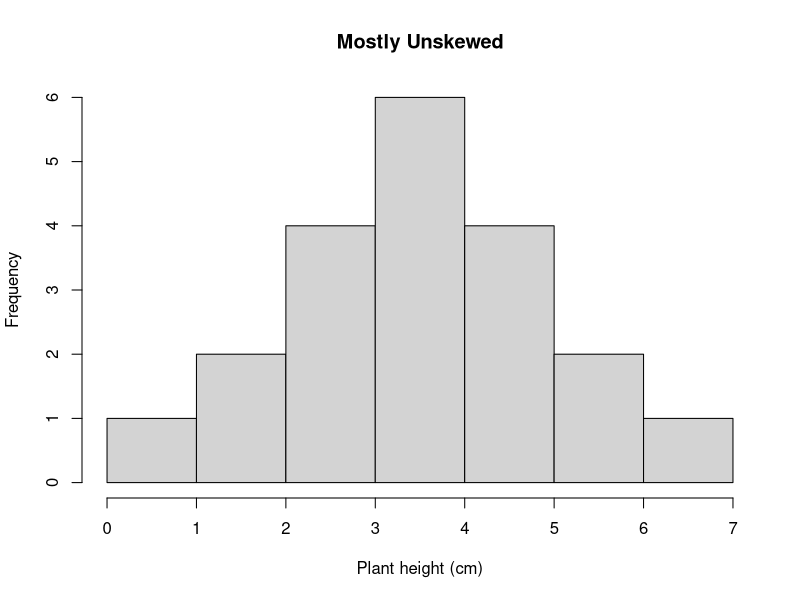
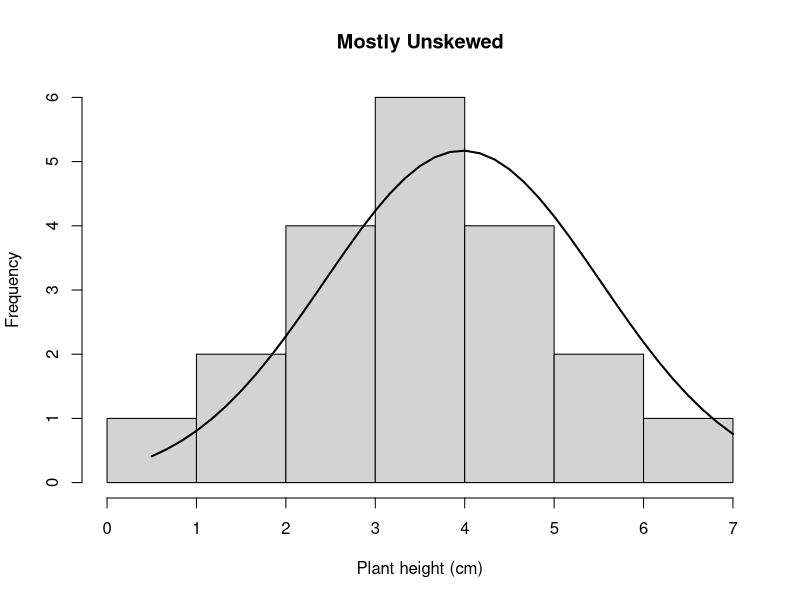
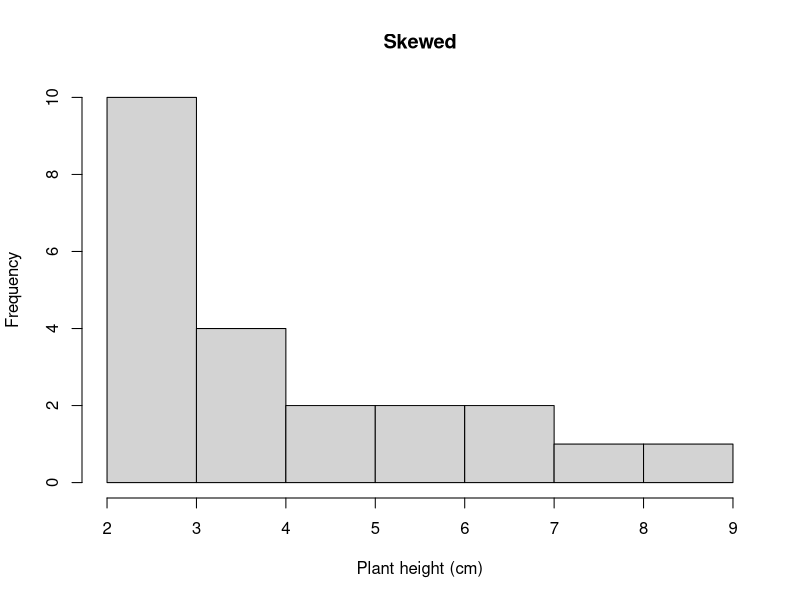
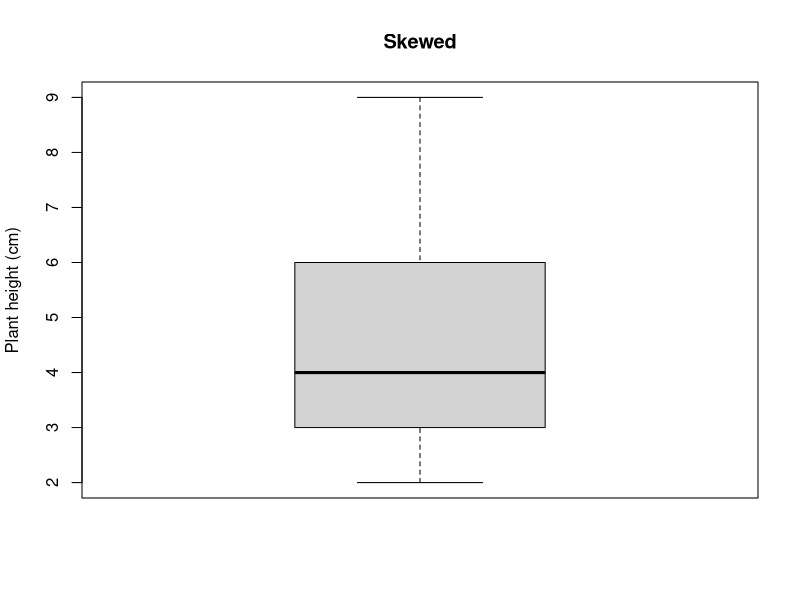
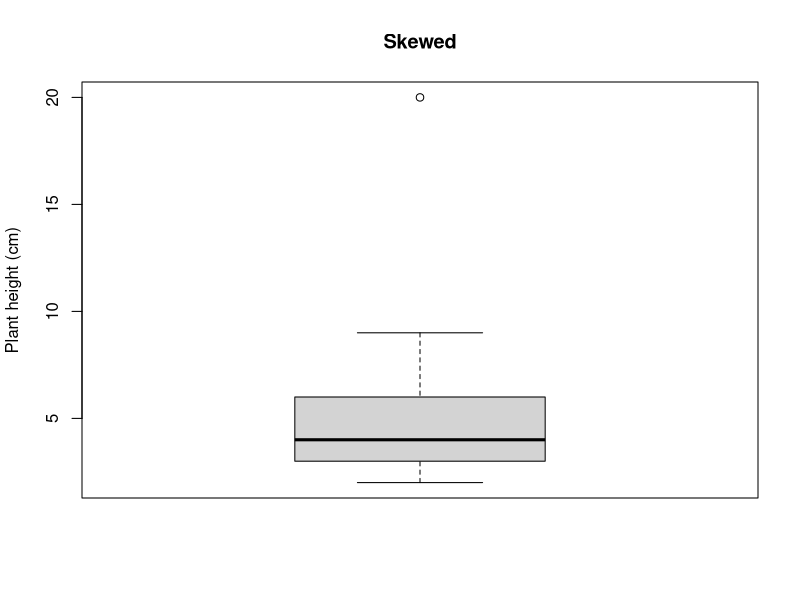

Recreate these plots in R, in order.
## ---- chunk 1
knitr::opts_chunk$set(echo = TRUE)
## ---- chunk 2
sample(1:100, 10, replace=FALSE)
#1:10000 = numbers to chose among 
#number of random numbers you wish to generate
#to replace or not (in other words do you wish for the same number to be selected multiple times)
## ---- chunk 3
#create vector of heights (cm) of one population of A. subverticulata
sedonapopulation <- c(3, 3, 3, 3, 7, 8, 9)
#take the mean
mean(sedonapopulation)
#calculate variance
var(sedonapopulation)
#calculate standard deviation
sd(sedonapopulation)
#calculate standard error
#base r doesn't have this function
#so we have to write our own
std_error <- function(x) sd(x)/sqrt(length(x))
std_error(sedonapopulation)
## ---- chunk 4
sum = 3+3+3+3+7+8+9 #add all the numbers in the sample
n = length(sedonapopulation) #or you can just calculate the number of height measurements
mean = sum/n; mean #divide sum by number
## ---- chunk 5
#We determine how much each observation varies from the mean.
diffobs1 = mean - 3
diffobs2 = mean - 3
diffobs3 = mean - 3
diffobs4 = mean - 3
diffobs5 = mean - 7 
diffobs6 = mean - 8
diffobs7 = mean - 9 

#Then we square each of these. 
diffobj1_sq = diffobs1^2
diffobj2_sq = diffobs2^2
diffobj3_sq = diffobs3^2
diffobj4_sq = diffobs4^2
diffobj5_sq = diffobs5^2
diffobj6_sq = diffobs6^2
diffobj7_sq = diffobs7^2
## ---- chunk 6
#Then we add the differences up.
sumofsquares = sum(diffobj1_sq, diffobj2_sq, diffobj3_sq, diffobj4_sq, diffobj5_sq, diffobj6_sq, diffobj7_sq)
#Divide the sum of squares by n - 1.
variance = sumofsquares/(n-1); variance 
## ---- chunk 7
#an example of an unskewed population
sedona_unskewed <- c(1, 2, 3, 4, 5, 6, 7)
mean(sedona_unskewed)
median(sedona_unskewed)

#previous sedona population; skewed
sedonapopulation <- c(3, 3, 3, 3, 7, 8, 9)
mean(sedonapopulation)
median(sedonapopulation)
## ---- chunk 8
sedona_unskewed <- c(7, 2, 2, 3, 3, 3, 3, 6, 6, 5, 5, 5, 5, 4, 4, 4, 4, 4, 4, 0.5)
mean(sedona_unskewed)
median(sedona_unskewed)
#I'm renaming sedonapopulation, sedona_skewed for this example
sedona_skewed <- c(3, 3, 3, 3, 7, 3, 4, 5, 6, 3, 3, 3, 4, 4, 6, 7, 8, 9, 3, 4, 5, 2)
mean(sedona_skewed)
median(sedona_skewed)
## ---- chunk 9
hist(sedona_unskewed, main = "Mostly Unskewed", xlab = "Plant height (cm)", breaks=5)
## ---- chunk 10
h <- hist(sedona_unskewed, main = "Mostly Unskewed", xlab = "Plant height (cm)", breaks=5)

xfit <- seq(min(sedona_unskewed), max(sedona_unskewed), length = 40) 
yfit <- dnorm(xfit, mean = mean(sedona_unskewed), sd = sd(sedona_unskewed)) 
yfit <- yfit * diff(h$mids[1:2]) * length(sedona_unskewed) 

lines(xfit, yfit, col = "black", lwd = 2)
## ---- chunk 11
hist(sedona_skewed, main = "Skewed", xlab = "Plant height (cm)", breaks = 5)
## ---- chunk 12
boxplot(sedona_skewed, main="Skewed", ylab="Plant height (cm)")
## ---- chunk 13
#Let's add a plant height of 20.
sedona_skewed <- c(3, 3, 3, 3, 7, 3, 4, 5, 6, 3, 3, 3, 4, 4, 6, 7, 8, 9, 3, 4, 5, 2, 20)
boxplot(sedona_skewed, main="Skewed", ylab="Plant height (cm)")
